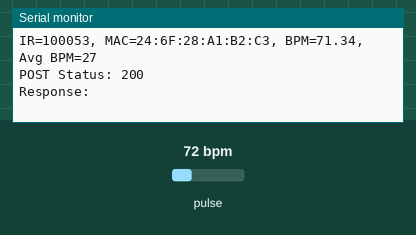
A sketch run on a simulated ESP32. Parts: the last lines printed to the serial monitor. Inputs (shaded band) come from the test bench; at power-on: pulse 72 bpm. WiFi joins after 1.5 s; servers stay silent unless stated; uploads are accepted with an empty reply.

Above: at 4.6 s.
4.7 s: pulse set to 49 bpm
At 6.1 s:
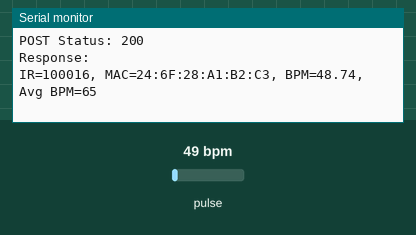
6.2 s: pulse set to 52 bpm
At 10.5 s:
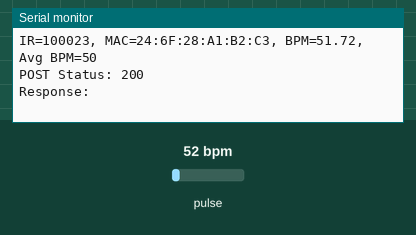
Timing chart, 0 to 12.0 s (numbered marks = the images above; inputs shaded):
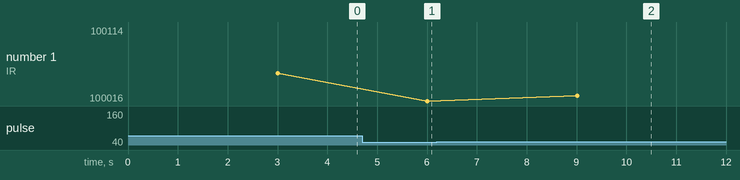

The sketch:

heartrateinternet.ino
```cpp
/*
The below Arduino code file when flashed onto a Nano 33 IOT board, will monitor the user's heartrate via a
connected MAX30101 Pulse Oximeter, and will send that data to the backend with the MAC ADDress of the device
as an identifier.
*/

#include <Wire.h>
#include "MAX30105.h"
#include "heartRate.h"
// #include <WiFiNINA.h>  // For Nano 33 IoT
#include <WiFi.h>
#include <ArduinoHttpClient.h>

// WiFi credentials
const char* ssid = "Wifiname";
const char* password = "your-password";

char macAddressStr[18]; // String to hold MAC address like "AA:BB:CC:DD:EE:FF"

const char* server = "192.168.1.20"; // Your backend IP
const int port = 9000;

WiFiClient wifi;
HttpClient client = HttpClient(wifi, server, port);

MAX30105 particleSensor;

const byte RATE_SIZE = 4;
byte rates[RATE_SIZE];
byte rateSpot = 0;
long lastBeat = 0;

float beatsPerMinute = 0;
int beatAvg = 0;

// Timer to control serial printing & HTTP post
unsigned long lastPrintTime = 0;
const unsigned long printInterval = 3000; // 10 seconds

void connectToWiFi() {
  Serial.print("Connecting to WiFi");
  WiFi.begin(ssid, password);
  while (WiFi.status() != WL_CONNECTED) {
    delay(500);
    Serial.print(".");
  }
  Serial.println("\nConnected to WiFi!");

  uint8_t mac[6];
  WiFi.macAddress(mac);
  snprintf(macAddressStr, sizeof(macAddressStr), "%02X:%02X:%02X:%02X:%02X:%02X",
           mac[0], mac[1], mac[2], mac[3], mac[4], mac[5]);

  Serial.print("MAC Address: ");
  Serial.println(macAddressStr);
}

// Function to send JSON POST to backend
void sendHeartRateToServer(float bpm, const char* mac) {
  client.beginRequest();
  client.post("/health");           // Your backend route
  client.sendHeader("Content-Type", "application/json");

  // Prepare JSON body
  // Example: {"device_mac":"AA:BB:CC:DD:EE:FF","heart_rate":72}
  String json = "{\"device_mac\":\"";
  json += mac;
  json += "\",\"heart_rate\":";
  json += (int)bpm; // round down to int bpm
  json += "}";

  client.sendHeader("Content-Length", json.length());
  client.beginBody();
  client.print(json);
  client.endRequest();

  // Read response status
  int statusCode = client.responseStatusCode();
  String response = client.responseBody();

  Serial.print("POST Status: ");
  Serial.println(statusCode);
  Serial.print("Response: ");
  Serial.println(response);
}

void setup()
{
  Serial.begin(115200);
  Serial.println("Initializing...");

  connectToWiFi();

  if (!particleSensor.begin(Wire, I2C_SPEED_FAST)) {
    Serial.println("MAX30105 was not found. Please check wiring/power.");
    while (1);
  }

  Serial.println("Place your index finger on the sensor with steady pressure.");

  particleSensor.setup();
  particleSensor.setPulseAmplitudeRed(0x0A);
  particleSensor.setPulseAmplitudeGreen(0);
}

void loop()
{
  long irValue = particleSensor.getIR();

  if (checkForBeat(irValue)) {
    long delta = millis() - lastBeat;
    lastBeat = millis();

    beatsPerMinute = 60 / (delta / 1000.0);

    if (beatsPerMinute < 255 && beatsPerMinute > 20) {
      rates[rateSpot++] = (byte)beatsPerMinute;
      rateSpot %= RATE_SIZE;

      beatAvg = 0;
      for (byte x = 0; x < RATE_SIZE; x++) beatAvg += rates[x];
      beatAvg /= RATE_SIZE;
    }
  }

  // Every 10 seconds, print & send data
  if (millis() - lastPrintTime >= printInterval) {
    lastPrintTime = millis();

    Serial.print("IR=");
    Serial.print(irValue);
    Serial.print(", MAC=");
    Serial.print(macAddressStr);
    Serial.print(", BPM=");
    Serial.print(beatsPerMinute);
    Serial.print(", Avg BPM=");
    Serial.print(beatAvg);

    if (irValue < 50000)
      Serial.print(" No finger?");

    Serial.println();

    // Send heart rate & MAC address to backend
    if (beatsPerMinute > 50 && beatsPerMinute < 255 && (irValue > 50000)) { // sanity check
      sendHeartRateToServer(beatAvg, macAddressStr);
    }
  }
}
```

Measured:
- the behaviour switches between 50 and 51 bpm on pulse (found by bisection; images 1 and 2)
- after the input at 4.7 s, the serial monitor: prints a new line after 1.3 s (image 1)
- after the input at 6.2 s, the serial monitor: prints a new line after 2.8 s (image 2)
- plotted number 1: 100053 → 100016 after the input at 4.7 s, 100016 → 100114 after the input at 6.2 s
